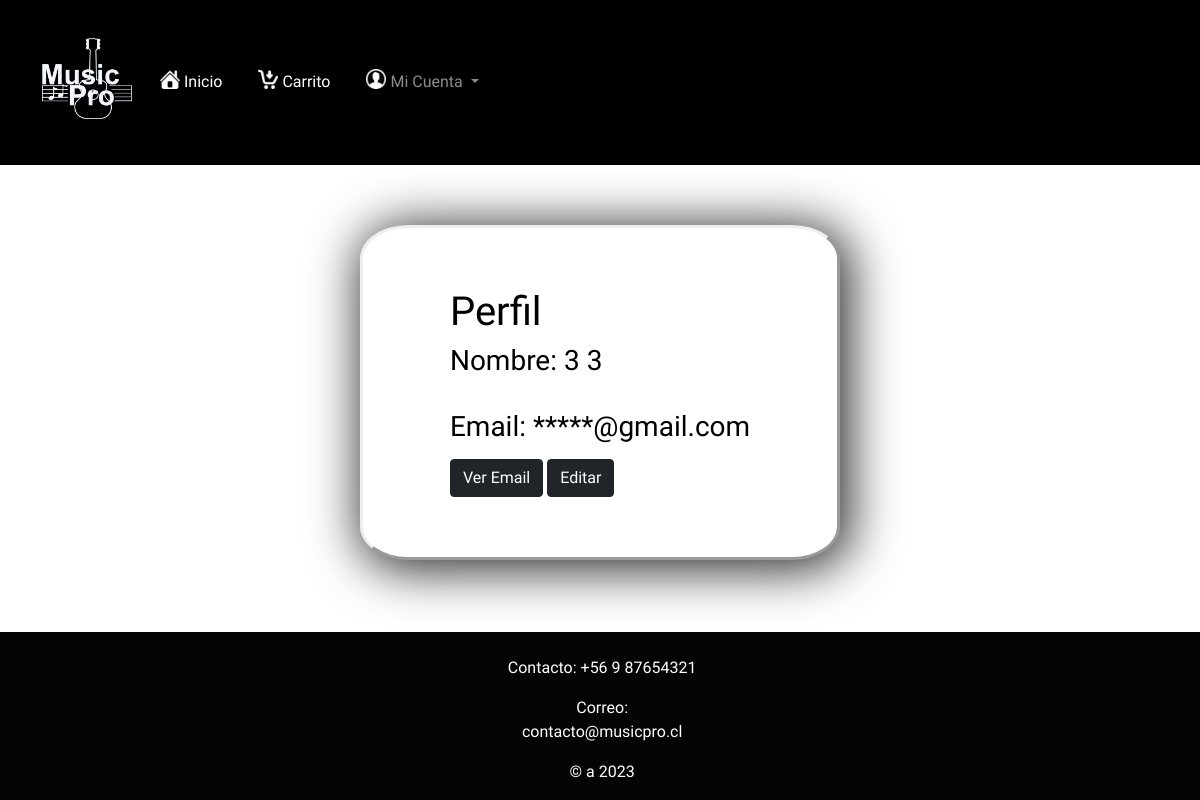
Before: /perfil/ (signed in) with the older database file.
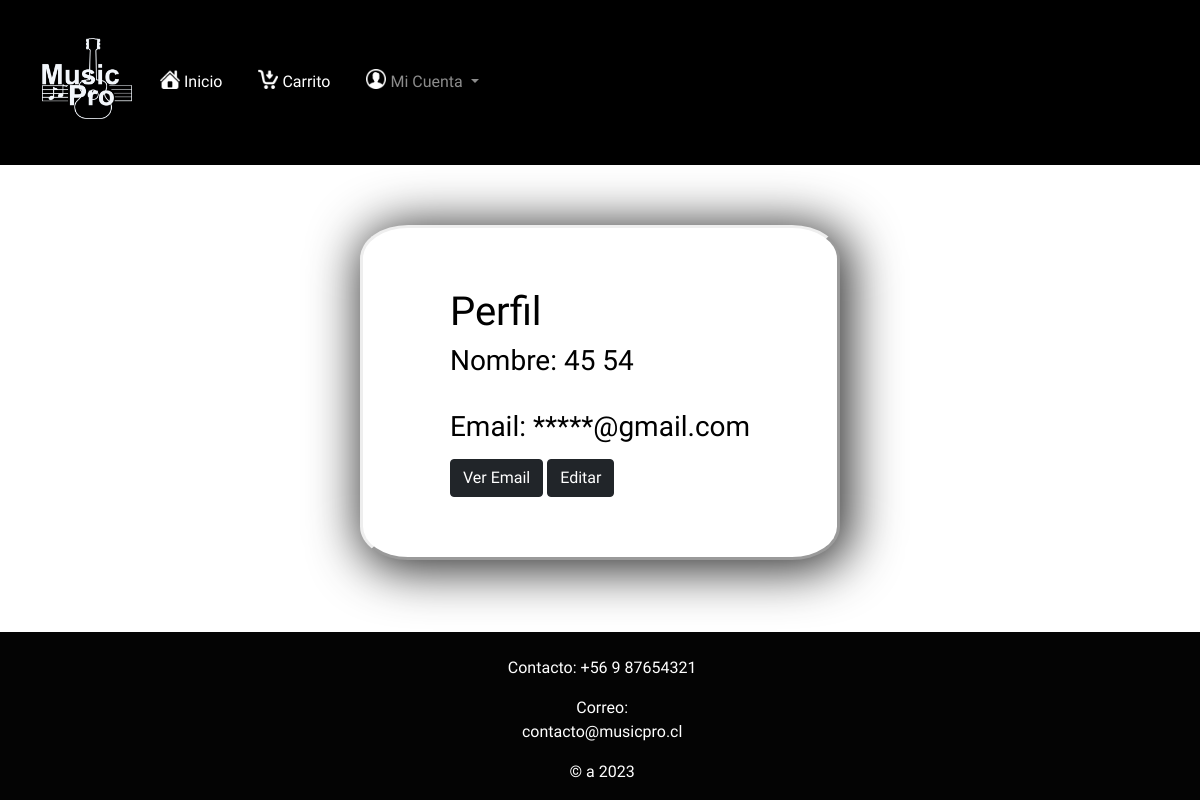
After: the same page with the newer database file.
### core/models.py (models this page shows, shortened)
class Usuario(models.Model):
    cam_auto = models.IntegerField(default=0)
    nombre = models.CharField(max_length=16, )
    apellido = models.CharField( max_length=16, null=False)
    email = models.EmailField(primary_key=True, unique=True)
    pwd = models.CharField(null=False, max_length=12)
    tipoUsuario = models.IntegerField()
    rut = models.CharField(max_length=10, default= '')
    direccion = models.CharField(max_length=50, null=False, default= '')
    telefono = models.CharField(max_length=10, default=0)
    codigoPostal = models.IntegerField(max_length=50, default= 0)
    estado = models.CharField(max_length=50, default= '')
    ciudad = models.CharField(max_length=50, default= '')

### core/views.py (the view)
# urls.py: path('perfil/',perfil, name="perfil"),
def perfil(request):
    usuario = Usuario.objects.filter(email = request.session['email'])
    return render(request, 'core/perfil.html', {'usuario':usuario})

### core/context_processor.py (called while the page is built)
def total_carrito(request):
    total = 0
    if 'carrito' in request.session:
        for key, value in request.session["carrito"].items():
            total += int(value["acumulado"])
    return {"total_carrito":total}

### core/templates/core/perfil.html (shortened to what this page needs)
{% extends "core/layout.html" %}
{% load static %}
{% block head %}
    <link href="{% static 'core/css/perfil 1.css' %}" rel="stylesheet" type="text/css">
{% endblock %}
{% block content %}
     <div id="pantalla">
        <form method="post" id="formPerfil">
            <div class="form-group" id="titulo">
                <h1>Perfil</h1>
            </div>
            <div id="perfil_info">
                {% for i in usuario %}
                <h3>Nombre: {{ i.nombre }} {{ i.apellido }}</h3>
                <br>
                <h3 id="correo">Email: *****@gmail.com</h3>
                <div id="botones">
                    <div>
                        <button type="button" class="btn btn-dark" onclick="mostrarEmail(document.getElementById('email').textContent)">Ver Email</button>
                        <a href="{% url 'actualizarPerfil'  i.email  %}" class="btn btn-dark" >Editar</a>
                    </div>
                </div>
                {% endfor %}
            </div>
        </form>
      </div>
{% endblock %}

Changed rows visible on the page:
changed Usuario: nombre "3" → "45"; apellido "3" → "54"
